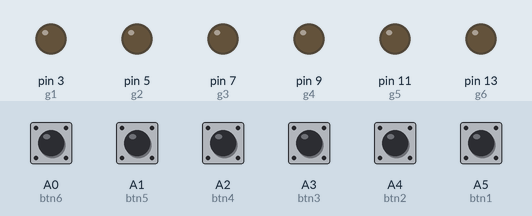
Simulated run of this sketch. Board: Arduino Uno, built with avr-gcc and run on an emulated ATmega328P. Parts: output pins drawn as LEDs (lit = HIGH). The test bench sets the inputs (shaded band); at power-on: A0 (btn6), A1 (btn5), A2 (btn4), A3 (btn3), A4 (btn2), A5 (btn1) LOW. Pins used as bus, display or sensor lines are not drawn; what the sketch prints to the serial monitor is not drawn.

Above: at 1.2 s.
1.3 s: A0 (btn6) pulled HIGH for 0.15 s
At 1.9 s:
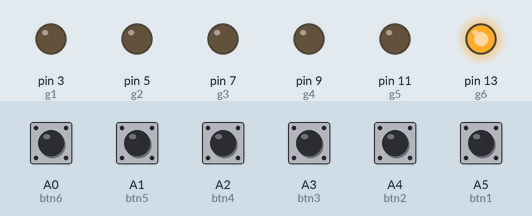
2.9 s: A1 (btn5) pulled HIGH for 0.15 s
At 4.1 s:
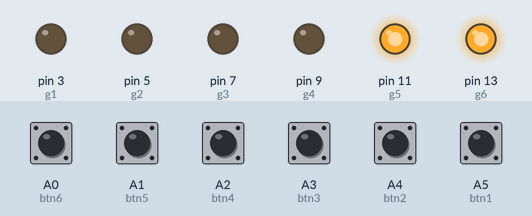
4.5 s: A2 (btn4) pulled HIGH for 0.15 s
At 5.4 s:
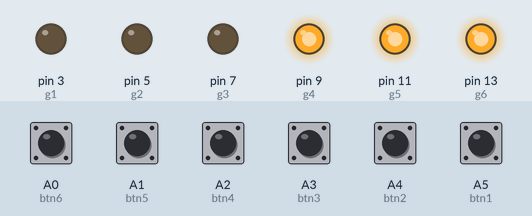
6.1 s: A3 (btn3) pulled HIGH for 0.15 s
At 6.7 s:
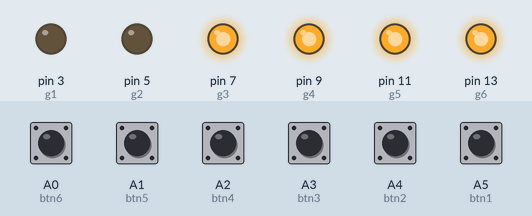
7.7 s: A4 (btn2) pulled HIGH for 0.15 s
At 8.9 s:
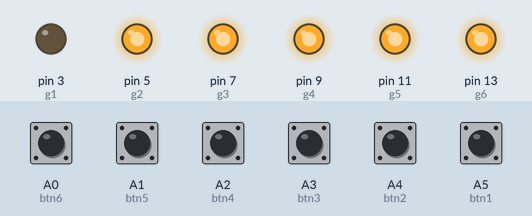
9.3 s: A5 (btn1) pulled HIGH for 0.15 s
At 10.4 s:
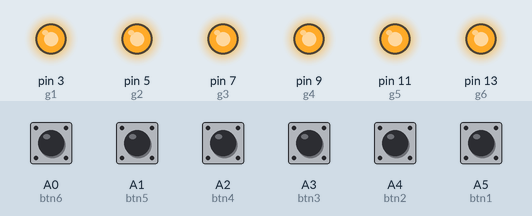
Timing chart, 0 to 11.9 s (numbered marks = the images above; inputs shaded):
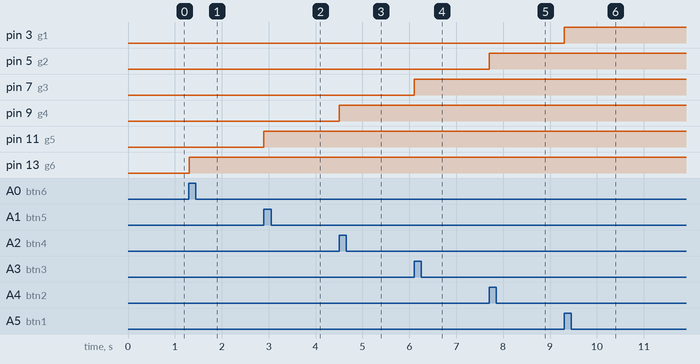

The sketch:

Habit_Tracker_Test.ino
```cpp
int btn1 = A5, btn2 = A4, btn3 = A3, btn4 = A2, btn5 = A1, btn6 = A0;
int b1State=0, b2State=0, b3State=0, b4State=0, b5State=0, b6State=0;
int prevB1State=0, prevB2State=0, prevB3State=0, prevB4State=0, prevB5State=0, prevB6State=0;
int r1 = 2, g1 = 3, r2 = 4, g2 = 5, r3 = 6, g3 = 7, r4 = 8, g4 = 9, r5 = 10, g5 = 11, r6 = 12, g6 = 13;
bool hab1 = false, hab2 = false, hab3 = false, hab4 = false, hab5 = false, hab6 = false;
void setup() {
  // put your setup code here, to run once:
  Serial.begin(9600);
  pinMode(r1, OUTPUT);
  pinMode(g1, OUTPUT);
  pinMode(r2, OUTPUT);
  pinMode(g2, OUTPUT);
  pinMode(r3, OUTPUT);
  pinMode(g3, OUTPUT);
  pinMode(r4, OUTPUT);
  pinMode(g4, OUTPUT);
  pinMode(r5, OUTPUT);
  pinMode(g5, OUTPUT);
  pinMode(r6, OUTPUT);
  pinMode(g6, OUTPUT);
  newDay();
}

void loop() {
  b1State = digitalRead(btn1);
  b2State = digitalRead(btn2);
  b3State = digitalRead(btn3);
  b4State = digitalRead(btn4);
  b5State = digitalRead(btn5);
  b6State = digitalRead(btn6);
  if (b1State != prevB1State) {
    if (b1State == HIGH) {
      hab1 = !hab1;
    }
  }
  if (b2State != prevB2State) {
    if (b2State == HIGH) {
      hab2 = !hab2;
    }
  }
   if (b3State != prevB3State) {
    if (b3State == HIGH) {
      hab3 = !hab3;
    }
  }
  if (b4State != prevB4State) {
    if (b4State == HIGH) {
      hab4 = !hab4;
    }
  }
  if (b5State != prevB5State) {
    if (b5State == HIGH) {
      hab5 = !hab5;
    }
  }
  if (b6State != prevB6State) {
    if (b6State == HIGH) {
      hab6 = !hab6;
    }
  }
  if (hab1 == true) {
    habDone(1);
  }
  if (hab1 == false) {
    habNotDone(1);
  }
  if (hab2 == true) {
    habDone(2);
  }
  if (hab2 == false) {
    habNotDone(2);
  }
  if (hab3 == true) {
    habDone(3);
  }
  if (hab3 == false) {
    habNotDone(3);
  }
  if (hab4 == true) {
    habDone(4);
  }
  if (hab4 == false) {
    habNotDone(4);
  }
  if (hab5 == true) {
    habDone(5);
  }
  if (hab5 == false) {
    habNotDone(5);
  }
  if (hab6 == true) {
    habDone(6);
  }
  if (hab6 == false) {
    habNotDone(6);
  }
  prevB1State = b1State;
  prevB2State = b2State;
  prevB3State = b3State;
  prevB4State = b4State;
  prevB5State = b5State;
  prevB6State = b6State;
  Serial.println(digitalRead(A0));
  //Serial.print(digitalRead(A1));
  //Serial.print(digitalRead(A2));
  //Serial.print(digitalRead(A3));
  //Serial.print(digitalRead(A4));
  //Serial.println(digitalRead(A5));
  //delay(100);
}
void habDone(int num) {
  if (num == 1) {
    digitalWrite(r1, LOW);
    digitalWrite(g1, HIGH);
  }
  if (num == 2) {
    digitalWrite(r2, LOW);
    digitalWrite(g2, HIGH);
  }
  if (num == 3) {
    digitalWrite(r3, LOW);
    digitalWrite(g3, HIGH);
  }
  if (num == 4) {
    digitalWrite(r4, LOW);
    digitalWrite(g4, HIGH);
  }
  if (num == 5) {
    digitalWrite(r5, LOW);
    digitalWrite(g5, HIGH);
  }
  if (num == 6) {
    digitalWrite(r6, LOW);
    digitalWrite(g6, HIGH);
  }
}
void habNotDone(int num) {
  if (num == 1) {
    digitalWrite(r1, HIGH);
    digitalWrite(g1, LOW);
  }
  if (num == 2) {
    digitalWrite(r2, HIGH);
    digitalWrite(g2, LOW);
  }
  if (num == 3) {
    digitalWrite(r3, HIGH);
    digitalWrite(g3, LOW);
  }
  if (num == 4) {
    digitalWrite(r4, HIGH);
    digitalWrite(g4, LOW);
  }
  if (num == 5) {
    digitalWrite(r5, HIGH);
    digitalWrite(g5, LOW);
  }
  if (num == 6) {
    digitalWrite(r6, HIGH);
    digitalWrite(g6, LOW);
  }
  if(b1State == HIGH && b2State == HIGH) {
    newDay();
  }
}
void newDay() {
  habNotDone(1);
  habNotDone(2);
  habNotDone(3);
  habNotDone(4);
  habNotDone(5);
  habNotDone(6);
//  hab1 = false;
//  hab2 = false;
//  hab3 = false;
//  hab4 = false;
//  hab5 = false;
//  hab6 = false;
}
```

Measured:
- after the input at 1.3 s, pin 13 (g6): LOW → HIGH at once
- after the input at 2.9 s, pin 11 (g5): LOW → HIGH at once
- after the input at 4.5 s, pin 9 (g4): LOW → HIGH at once
- after the input at 6.1 s, pin 7 (g3): LOW → HIGH at once
- after the input at 7.7 s, pin 5 (g2): LOW → HIGH at once
- after the input at 9.3 s, pin 3 (g1): LOW → HIGH at once
